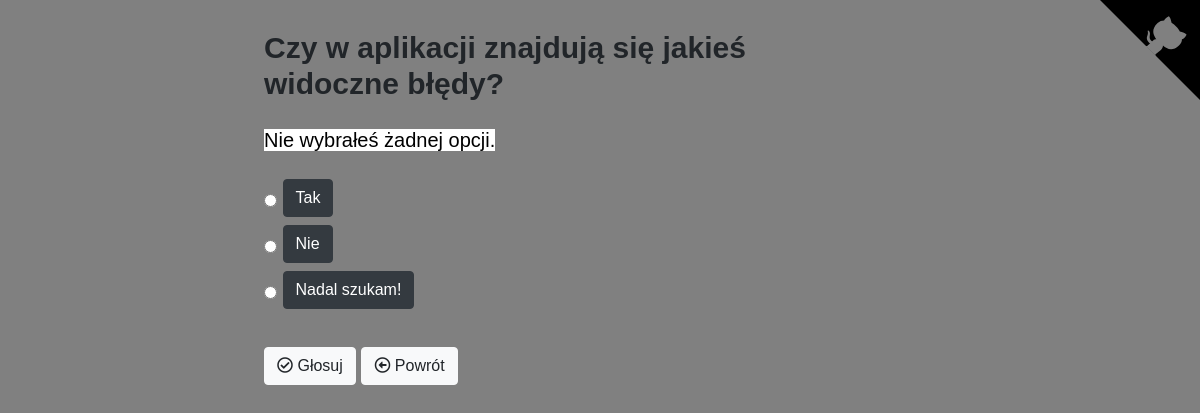
The app's page /polls/9/vote/ with its own data.
### polls/models.py (models this page shows, shortened)
class Question(models.Model):
    question_text = models.CharField(max_length=200)
    pub_date = models.DateTimeField('Date published')
    def was_published_recently(self):
        now = timezone.now()
        return now - datetime.timedelta(days=1) <= self.pub_date <= now
    was_published_recently.admin_order_field = 'pub_date'
    was_published_recently.boolean = True
    was_published_recently.short_description = 'Published recently?'

class Choice(models.Model):
    question = models.ForeignKey(Question, on_delete=models.CASCADE)
    choice_text = models.CharField(max_length=200)
    votes = models.IntegerField(default=0)

### polls/views.py (the view)
# urls.py: path('<int:question_id>/vote/', views.vote, name='vote'),
def vote(request, question_id):
    question = get_object_or_404(Question, pk = question_id)
    try:
        selected_choice = question.choice_set.get(pk=request.POST['choice'])
    except (KeyError, Choice.DoesNotExist):
        return render(request, 'polls/detail.html', {
            'question': question,
            'error_message': "Nie wybrałeś żadnej opcji.",
        })
    else:
        selected_choice.votes += 1
        selected_choice.save()
        return  HttpResponseRedirect(reverse('polls:results', args=(question_id,)))

### polls/templates/polls/detail.html (shortened to what this page needs)
{% extends 'polls/base.html' %}
{% block body %}
    <div class="container">
        <h2>{{ question.question_text }}</h2>
        {% if error_message %}
            <p1>{{ error_message }}</p1><br><br>
        {% endif %}
        <form action="{% url 'polls:vote' question.id %}" method="post">
            {% for choice in question.choice_set.all %}
                <input type="radio" name="choice" id="choice{{ forloop.counter }}" value="{{ choice.id }}">
                <label class="btn btn-dark htn-lg" for="choice{{ forloop.counter }}">{{ choice.choice_text }}</label><br>
            {% endfor %}
            <br>
            <button type="submit" class="btn btn-light"><i class="far fa-check-circle"></i> Głosuj</button>
            <a class="btn btn-light" href="{% url 'polls:index' %}"><i class="far fa-arrow-alt-circle-left"></i> Powrót</a>
         </form>
    </div>
{% endblock %}

### static/polls/style.css (style rules this page uses)
body { background: grey; padding: 15px; }
h2 { font-size: 30px; font-family: 'Arial'; font-weight: bold; padding-top: 15px; padding-bottom: 15px; width: 600px; }
form { color: White; font-size: 20px; font-family: 'Arial'; }
p1 { color: Black; font-size: 20px; font-family: 'Arial'; background-color: white; }
.container { width: 60%; margin: auto; }

### records on screen
Question: question_text "Czy w aplikacji znajdują się jakieś widoczne błędy?"
Choice: choice_text "Tak"
Choice: choice_text "Nie"
Choice: choice_text "Nadal szukam!"

### other values on screen
{{ error_message }} "Nie wybrałeś żadnej opcji."
